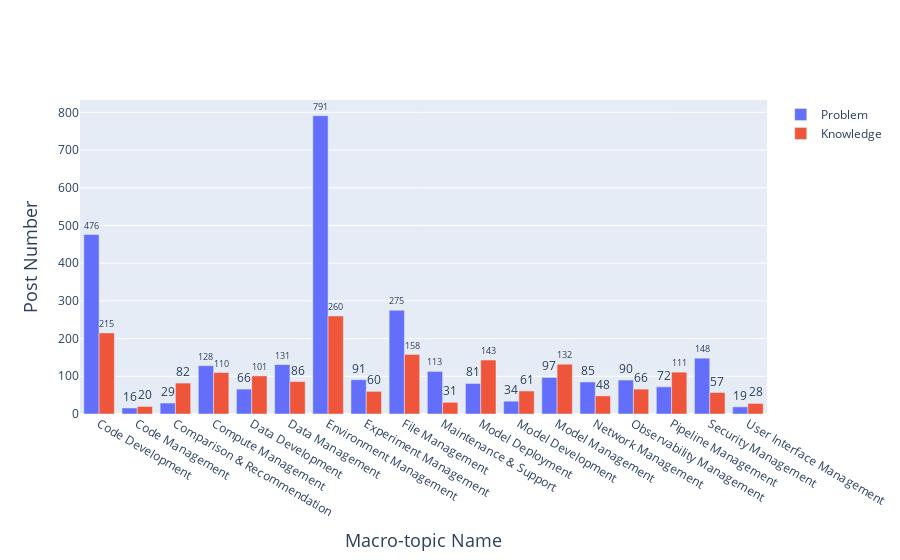

Source (notebook cell):
### Code cell
df = pd.read_json(os.path.join(path_rq4, 'macro-topics.json'))

categories = []
frequency_p = []
frequency_k = [] 

for index, group in df.groupby('Resolution_summary_topic_macro'):
    categories.append(macro_topic_indexing[index])
    frequency_p.append(len(group[group['Challenge_type'] == 'problem']))
    frequency_k.append(len(group[group['Challenge_type'] == 'knowledge']))
    
# Create a stacked bar chart
fig = go.Figure(data=[
    go.Bar(name='Problem', x=categories, y=frequency_p, text=frequency_p, textposition='outside'),
    go.Bar(name='Knowledge', x=categories, y=frequency_k, text=frequency_k, textposition='outside')
])

# Change the bar mode
fig.update_layout(
    barmode='group',
    xaxis_title="Macro-topic Name",
    yaxis_title="Post Number",
    xaxis=dict(title_font=dict(size=18)), 
    yaxis=dict(title_font=dict(size=18)),
)
fig.show()
pio.full_figure_for_development(fig, warn=False)
fig.write_image(os.path.join(path_rq4, 'Macro-topics frequency histogram.pdf'), engine="kaleido")

### Figure 1 — Plotly figure (JSON) as saved in the notebook; plotly's stock layout.template omitted (floating-point values rounded to 4 significant figures)
{"data": [{"name": "Problem", "text": ["476", "16", "29", "128", "66", "131", "791", "91", "275", "113", "81", "34", "97", "85", "90", "72", "148", "19"], "textposition": "outside", "type": "bar", "x": ["Code Development", "Code Management", "Comparison & Recommendation", "Compute Management", "Data Development", "Data Management", "Environment Management", "Experiment Management", "File Management", "Maintenance & Support", "Model Deployment", "Model Development", "Model Management", "Network Management", "Observability Management", "Pipeline Management", "Security Management", "User Interface Management"], "y": [476, 16, 29, 128, 66, 131, 791, 91, 275, 113, 81, 34, 97, 85, 90, 72, 148, 19]}, {"name": "Knowledge", "text": ["215", "20", "82", "110", "101", "86", "260", "60", "158", "31", "143", "61", "132", "48", "66", "111", "57", "28"], "textposition": "outside", "type": "bar", "x": ["Code Development", "Code Management", "Comparison & Recommendation", "Compute Management", "Data Development", "Data Management", "Environment Management", "Experiment Management", "File Management", "Maintenance & Support", "Model Deployment", "Model Development", "Model Management", "Network Management", "Observability Management", "Pipeline Management", "Security Management", "User Interface Management"], "y": [215, 20, 82, 110, 101, 86, 260, 60, 158, 31, 143, 61, 132, 48, 66, 111, 57, 28]}], "layout": {"barmode": "group", "xaxis": {"title": {"font": {"size": 18}, "text": "Macro-topic Name"}}, "yaxis": {"title": {"font": {"size": 18}, "text": "Post Number"}}}}
